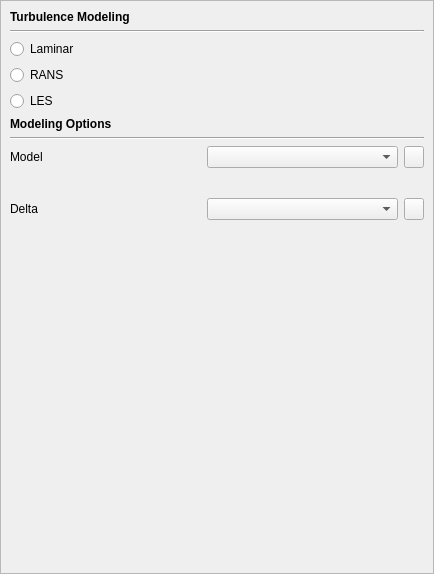
<?xml version="1.0" encoding="UTF-8"?>
<ui version="4.0">
 <class>TurbulenceWidget</class>
 <widget class="QWidget" name="TurbulenceWidget">
  <property name="geometry">
   <rect>
    <x>0</x>
    <y>0</y>
    <width>434</width>
    <height>574</height>
   </rect>
  </property>
  <property name="windowTitle">
   <string>Form</string>
  </property>
  <layout class="QGridLayout" name="gridLayout_6">
   <property name="leftMargin">
    <number>0</number>
   </property>
   <property name="topMargin">
    <number>0</number>
   </property>
   <property name="rightMargin">
    <number>0</number>
   </property>
   <property name="bottomMargin">
    <number>0</number>
   </property>
   <item row="0" column="0">
    <widget class="QScrollArea" name="scrollArea">
     <property name="widgetResizable">
      <bool>true</bool>
     </property>
     <widget class="QWidget" name="scrollAreaWidgetContents">
      <property name="geometry">
       <rect>
        <x>0</x>
        <y>0</y>
        <width>432</width>
        <height>572</height>
       </rect>
      </property>
      <layout class="QGridLayout" name="gridLayout_7">
       <item row="2" column="1">
        <spacer name="horizontalSpacer_2">
         <property name="orientation">
          <enum>Qt::Horizontal</enum>
         </property>
         <property name="sizeHint" stdset="0">
          <size>
           <width>270</width>
           <height>20</height>
          </size>
         </property>
        </spacer>
       </item>
       <item row="6" column="0">
        <spacer name="verticalSpacer">
         <property name="orientation">
          <enum>Qt::Vertical</enum>
         </property>
         <property name="sizeHint" stdset="0">
          <size>
           <width>20</width>
           <height>248</height>
          </size>
         </property>
        </spacer>
       </item>
       <item row="1" column="0" colspan="2">
        <widget class="Line" name="line">
         <property name="orientation">
          <enum>Qt::Horizontal</enum>
         </property>
        </widget>
       </item>
       <item row="3" column="1">
        <spacer name="horizontalSpacer_3">
         <property name="orientation">
          <enum>Qt::Horizontal</enum>
         </property>
         <property name="sizeHint" stdset="0">
          <size>
           <width>270</width>
           <height>20</height>
          </size>
         </property>
        </spacer>
       </item>
       <item row="4" column="1">
        <spacer name="horizontalSpacer_4">
         <property name="orientation">
          <enum>Qt::Horizontal</enum>
         </property>
         <property name="sizeHint" stdset="0">
          <size>
           <width>270</width>
           <height>20</height>
          </size>
         </property>
        </spacer>
       </item>
       <item row="3" column="0">
        <widget class="QRadioButton" name="radioButton_RANS">
         <property name="text">
          <string>RANS</string>
         </property>
        </widget>
       </item>
       <item row="4" column="0">
        <widget class="QRadioButton" name="radioButton_LES">
         <property name="text">
          <string>LES</string>
         </property>
        </widget>
       </item>
       <item row="2" column="0">
        <widget class="QRadioButton" name="radioButton_Laminar">
         <property name="text">
          <string>Laminar</string>
         </property>
        </widget>
       </item>
       <item row="5" column="0" colspan="2">
        <widget class="QWidget" name="widget_sub" native="true">
         <layout class="QGridLayout" name="gridLayout_5">
          <property name="leftMargin">
           <number>0</number>
          </property>
          <property name="topMargin">
           <number>0</number>
          </property>
          <property name="rightMargin">
           <number>0</number>
          </property>
          <property name="bottomMargin">
           <number>0</number>
          </property>
          <item row="0" column="0">
           <widget class="QLabel" name="label_3">
            <property name="font">
             <font>
              <family>Arial</family>
              <weight>75</weight>
              <bold>true</bold>
             </font>
            </property>
            <property name="text">
             <string>Modeling Options</string>
            </property>
           </widget>
          </item>
          <item row="1" column="0">
           <widget class="Line" name="line_2">
            <property name="orientation">
             <enum>Qt::Horizontal</enum>
            </property>
           </widget>
          </item>
          <item row="2" column="0">
           <widget class="QWidget" name="widget_Model" native="true">
            <layout class="QGridLayout" name="gridLayout_3">
             <property name="leftMargin">
              <number>0</number>
             </property>
             <property name="topMargin">
              <number>0</number>
             </property>
             <property name="rightMargin">
              <number>0</number>
             </property>
             <property name="bottomMargin">
              <number>0</number>
             </property>
             <item row="0" column="0">
              <widget class="QLabel" name="label_4">
               <property name="text">
                <string>Model</string>
               </property>
              </widget>
             </item>
             <item row="0" column="1">
              <widget class="QComboBox" name="comboBox_Model"/>
             </item>
             <item row="0" column="2">
              <widget class="QPushButton" name="pushButton_ModelUnfold">
               <property name="maximumSize">
                <size>
                 <width>20</width>
                 <height>16777215</height>
                </size>
               </property>
               <property name="text">
                <string/>
               </property>
              </widget>
             </item>
             <item row="1" column="0" colspan="3">
              <widget class="QWidget" name="widget_ModelSub" native="true">
               <layout class="QGridLayout" name="gridLayout">
                <item row="0" column="0">
                 <widget class="Line" name="line_3">
                  <property name="orientation">
                   <enum>Qt::Vertical</enum>
                  </property>
                 </widget>
                </item>
                <item row="0" column="1">
                 <layout class="QVBoxLayout" name="verticalLayout_ModelSub"/>
                </item>
               </layout>
              </widget>
             </item>
            </layout>
           </widget>
          </item>
          <item row="3" column="0">
           <widget class="QWidget" name="widget_Delta" native="true">
            <layout class="QGridLayout" name="gridLayout_2">
             <property name="leftMargin">
              <number>0</number>
             </property>
             <property name="topMargin">
              <number>0</number>
             </property>
             <property name="rightMargin">
              <number>0</number>
             </property>
             <property name="bottomMargin">
              <number>0</number>
             </property>
             <item row="1" column="0" colspan="3">
              <widget class="QWidget" name="widget_DeltaSub" native="true">
               <layout class="QGridLayout" name="gridLayout_4">
                <item row="0" column="0">
                 <widget class="Line" name="line_4">
                  <property name="orientation">
                   <enum>Qt::Vertical</enum>
                  </property>
                 </widget>
                </item>
                <item row="0" column="1">
                 <layout class="QVBoxLayout" name="verticalLayout_DeltaSub"/>
                </item>
               </layout>
              </widget>
             </item>
             <item row="0" column="2">
              <widget class="QPushButton" name="pushButton_DeltaUnfold">
               <property name="maximumSize">
                <size>
                 <width>20</width>
                 <height>16777215</height>
                </size>
               </property>
               <property name="text">
                <string/>
               </property>
              </widget>
             </item>
             <item row="0" column="1">
              <widget class="QComboBox" name="comboBox_Delta"/>
             </item>
             <item row="0" column="0">
              <widget class="QLabel" name="label_5">
               <property name="text">
                <string>Delta</string>
               </property>
              </widget>
             </item>
            </layout>
           </widget>
          </item>
         </layout>
        </widget>
       </item>
       <item row="0" column="0">
        <widget class="QLabel" name="label_2">
         <property name="font">
          <font>
           <family>Arial</family>
           <weight>75</weight>
           <bold>true</bold>
          </font>
         </property>
         <property name="text">
          <string>Turbulence Modeling</string>
         </property>
        </widget>
       </item>
      </layout>
     </widget>
    </widget>
   </item>
  </layout>
 </widget>
 <resources/>
 <connections/>
</ui>
